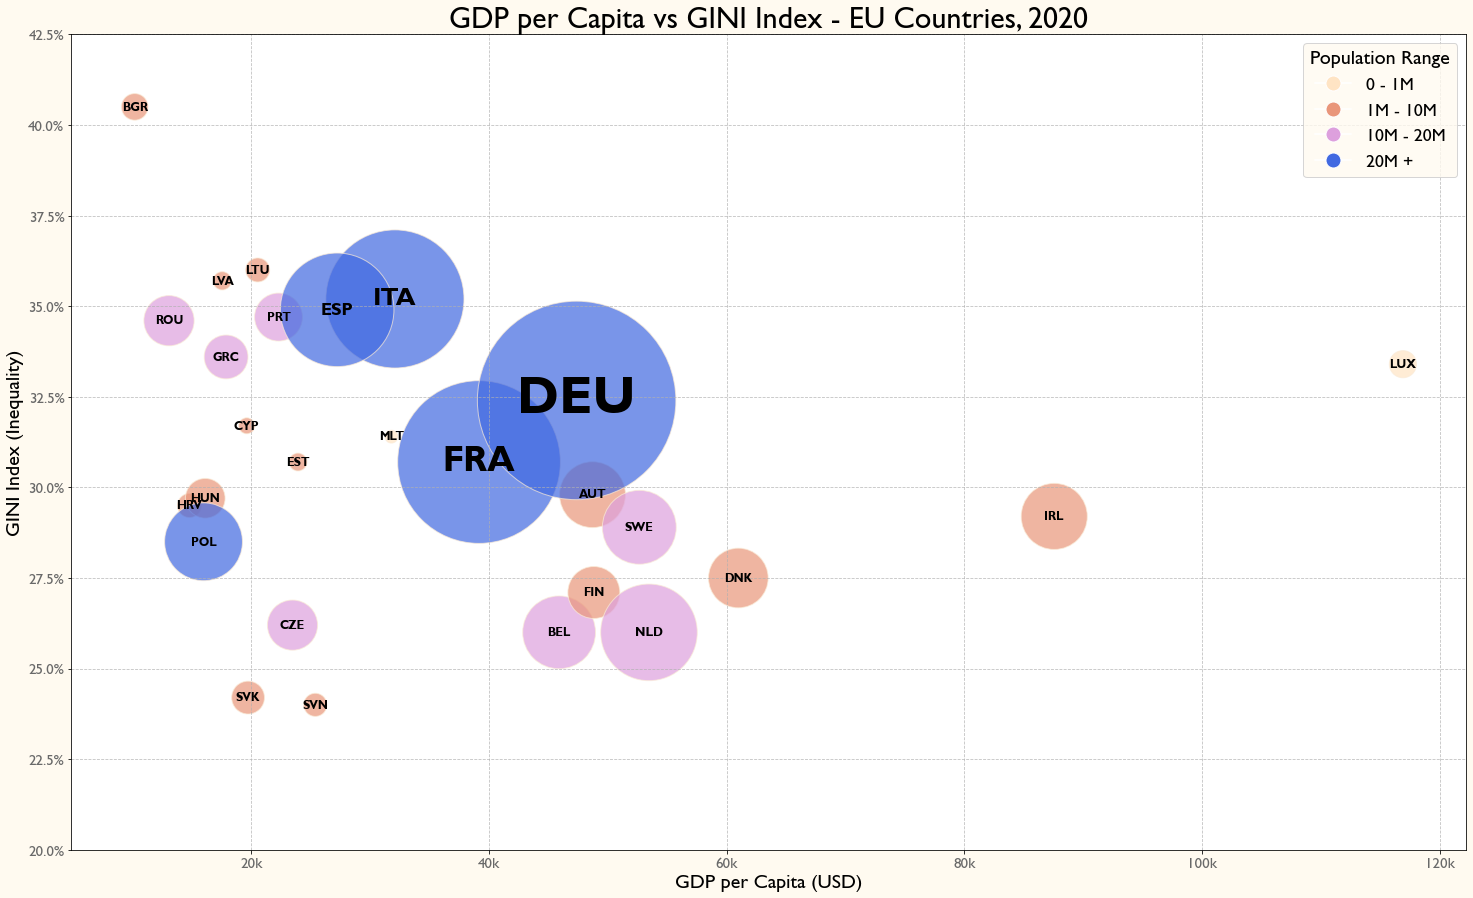

Reproduce this figure in Python.
# -*- coding: utf-8 -*-
"""
Created on Fri Feb 14 13:00:10 2025

@author: Irinel
"""

import pandas as pd
import requests
import matplotlib.pyplot as plt

# Set Global Font and Text Color
plt.rcParams["font.family"] = "Gill Sans MT"

# List of EU country ISO 3-letter codes (World Bank expects these)
eu_countries = ["AUT", "BEL", "BGR", "HRV", "CYP", "CZE", "DNK", "EST", "FIN", "FRA",
                "DEU", "GRC", "HUN", "IRL", "ITA", "LVA", "LTU", "LUX", "MLT", "NLD",
                "POL", "PRT", "ROU", "SVK", "SVN", "ESP", "SWE"]

# Base URLs for World Bank API
gini_url = "http://api.worldbank.org/v2/country/{}/indicator/SI.POV.GINI?format=json"
gdp_url = "http://api.worldbank.org/v2/country/{}/indicator/NY.GDP.MKTP.CD?format=json"
population_url = "http://api.worldbank.org/v2/country/{}/indicator/SP.POP.TOTL?format=json"

# Function to fetch World Bank data
def fetch_world_bank_data(url, countries):
    all_data = []
    for country in countries:
        response = requests.get(url.format(country))
        if response.status_code == 200:
            data = response.json()
            if len(data) > 1 and isinstance(data[1], list):
                all_data.extend(data[1])  # Append data for each country
            else:
                print(f"Warning: No valid data for {country}")
        else:
            print(f"Error fetching data for {country} (Status Code: {response.status_code})")
    
    if not all_data:
        raise ValueError("No valid data retrieved from World Bank API.")
    
    return pd.DataFrame(all_data)

# Fetch data for all EU countries
gini_df = fetch_world_bank_data(gini_url, eu_countries)
gdp_df = fetch_world_bank_data(gdp_url, eu_countries)
population_df = fetch_world_bank_data(population_url, eu_countries)

# Extract country codes
gini_df['country'] = gini_df['countryiso3code']
gdp_df['country'] = gdp_df['countryiso3code']
population_df['country'] = population_df['countryiso3code']

# Select relevant columns
gini_df = gini_df[['country', 'date', 'value']].rename(columns={'value': 'gini_index'})
gdp_df = gdp_df[['country', 'date', 'value']].rename(columns={'value': 'gdp'})
population_df = population_df[['country', 'date', 'value']].rename(columns={'value': 'population'})

# Convert 'date' to integer
gini_df['date'] = gini_df['date'].astype(int)
gdp_df['date'] = gdp_df['date'].astype(int)
population_df['date'] = population_df['date'].astype(int)

# Merge GDP and Population data
gdp_per_capita_df = pd.merge(gdp_df, population_df, on=['country', 'date'], how='inner')

# Calculate GDP per capita
gdp_per_capita_df['gdp_per_capita'] = gdp_per_capita_df['gdp'] / gdp_per_capita_df['population']

# Merge GINI index with GDP per capita and Population
merged_df = pd.merge(gini_df, gdp_per_capita_df[['country', 'date', 'gdp_per_capita', 'gdp', 'population']], on=['country', 'date'], how='inner')

# Filter for the year 2020
filtered_df = merged_df[merged_df['date'] == 2020].copy()

# Scale GDP per capita (convert to thousands for better readability)
filtered_df.loc[:, 'gdp_per_capita'] = filtered_df['gdp_per_capita'] / 1_000

# Scale GDP for Bubble Size
bubble_size = filtered_df['gdp'] / 100_000_000

# Define a function to assign colors based on population range
def assign_population_color(population):
    if population < 1_000_000:
        return "bisque"     # 0 - 1 million
    elif 1_000_000 <= population < 10_000_000:
        return "darksalmon"   # 1 - 10 million
    elif 10_000_000 <= population < 20_000_000:
        return "plum"   # 10 - 20 million
    else:
        return "royalblue"    # 20 million and above

# Assign colors based on population
filtered_df.loc[:, "color"] = filtered_df["population"].apply(assign_population_color)

# Scatter Plot with Population-Based Colors
plt.figure(figsize=(25, 15), facecolor='floralwhite')
plt.scatter(filtered_df['gdp_per_capita'], filtered_df['gini_index'], c=filtered_df['color'], alpha=0.7, s=bubble_size, edgecolors='antiquewhite')

# Add labels using ISO 3-letter country codes
for i, row in filtered_df.iterrows():
    label_size = max(12, bubble_size[i] / 750)
    plt.text(row['gdp_per_capita'], row['gini_index'], row['country'],
             fontsize=label_size, ha='center', va='center', color='black', fontweight='bold')

# Legend for Population Ranges
legend_labels = ["0 - 1M", "1M - 10M", "10M - 20M", "20M +"]
legend_colors = ["bisque", "darksalmon", "plum", "royalblue"]
handles = [plt.Line2D([0], [0], marker='o', color='w', markersize=15, markerfacecolor=color) for color in legend_colors]
plt.legend(handles, legend_labels, title="Population Range", title_fontsize=20, fontsize=18, loc="upper right", facecolor="floralwhite", labelcolor='black')

# Customize plot
plt.xlabel("GDP per Capita (USD)", fontsize=20, color="black")
plt.ylabel("GINI Index (Inequality)", fontsize=20, color="black")
plt.xticks([20,40,60,80,100,120], ['20k','40k','60k','80k','100k','120k'], fontsize=15, color="dimgray")
plt.yticks([20,22.5,25,27.5,30,32.5,35,37.5,40,42.5], ['20.0%','22.5%','25.0%','27.5%','30.0%','32.5%','35.0%','37.5%','40.0%','42.5%'], fontsize=15, color="dimgray")
plt.title("GDP per Capita vs GINI Index - EU Countries, 2020", fontsize=30, color="black")
plt.grid(True, linestyle='--', alpha=0.8)

# Show the plot
plt.show()
